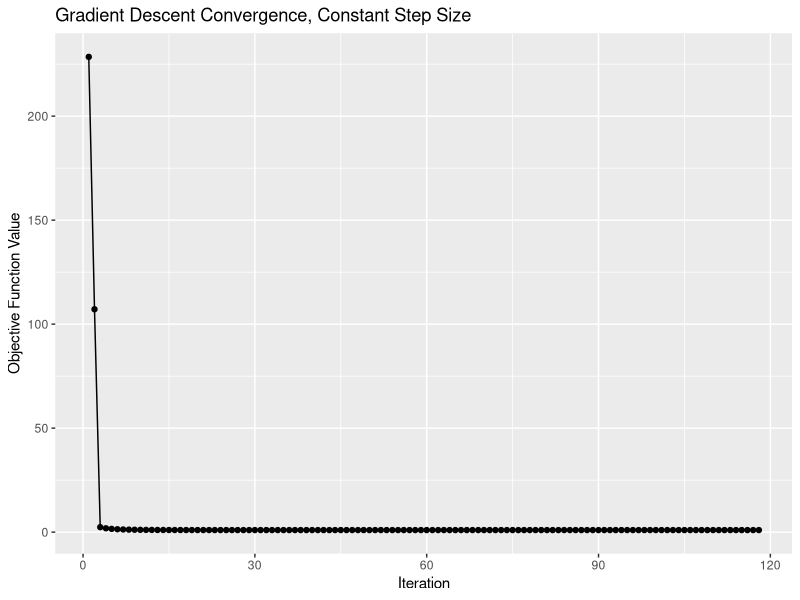
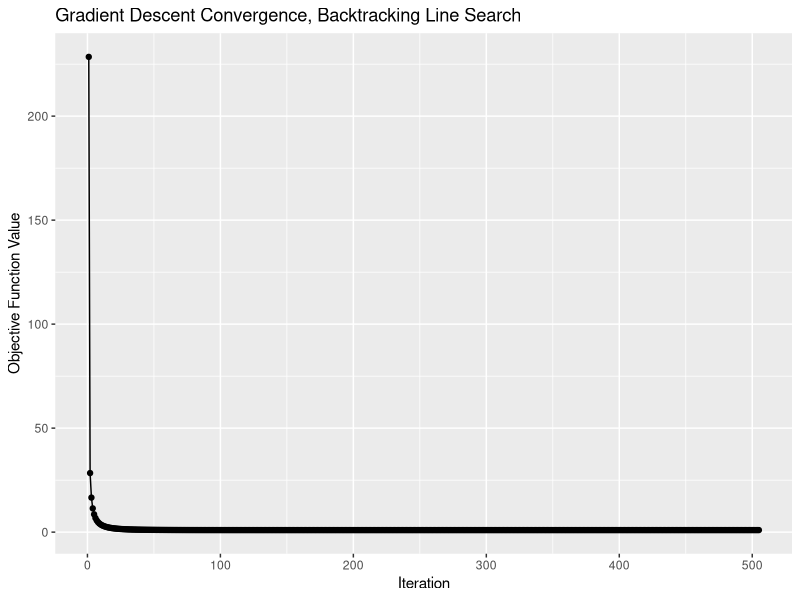
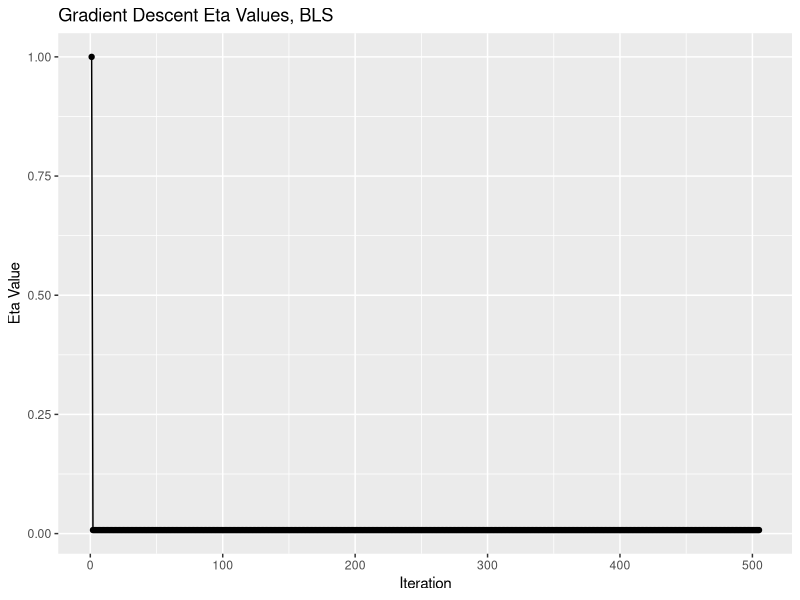

Write R code to recreate these figures, in order.
## ---- chunk 1
#| include: false
options(max.print = 50)
library(ggplot2)
## ---- chunk 2
# Gradient descent algorithm that uses backtracking to minimize an objective function

gradient_descent_constant_step <- function(tol = 1e-6, max_iter = 10000, step_size = 0.01) {
  # Step 1: Initialize and select a random stopping point
  # Initialize
  set.seed(777) # example seeding 
  last_iter <- 0 # the last iteration ran
  eta <- step_size # step size that is decided manually 
  max_iter <- max_iter # max iterations before terminating if mininum isn't found
  tolerance <- tol # tolerance for the stoppign criteria 
  obj_values <- numeric(max_iter) # Stores the value of f(x)
  eta_values <- numeric(max_iter)  # To store eta values used each iteration
  eta_values[1] <- step_size
  betas <- numeric(max_iter) # Stores the value of x guesses
  x0 <- runif(1, min=-10, max=10) # our first guess is somewhere between -10-10
  
  # Set the objective function to the function to be minimized 
  # Objective function: f(x)
  obj_function <- function(x) {
    return(x^4 + 2*(x^2) + 1) 
  }
  
  # Gradient function: d/dx of f(x)
  gradient <- function(x) {
    return(4*x^3 + 4*x)
  }
  
  # Append the first guess to the obj_values and betas vector
  betas[1] <- x0
  obj_values[1] <- obj_function(x0)
  
  # Step 2: While stopping criteria < tolerance, do:
  for (iter in 1:max_iter) { # the iteration goes n = 1, 2, 3, 4, but the arrays of our output starts at iter = 0 and guess x0
    # Select eta(step size), which is constant
    # There's nothing to do for this step
    
    # Calculate the next guess of x_k+1, calculate f(x_k+1), set eta(x_k+1)
    betas[iter + 1] <- betas[iter] - (eta * gradient(betas[iter]))
    obj_values[iter + 1] <- obj_function(betas[iter + 1])
    eta_values[iter + 1] <- eta
    
    # Calculate the value of the stopping criterion
    stop_criteria <- abs(gradient(betas[iter + 1]))
    
    # If stopping criteria less than tolerance, break
    if(is.na(stop_criteria) || stop_criteria <= tolerance) { 
      last_iter <- iter + 1
      break 
    }
    
    # if we never set last iter, then we hit the max number of iterations and need to set
    if(last_iter == 0) { last_iter <- max_iter }
    
    # end algorithm
  }
  
  return(list(betas = betas, obj_values = obj_values, eta_values = eta_values, last_iter = last_iter)) # in this case, beta(predictors) are the x values, obj_values are f(x), eta is the step size, last iter is the value in the vector of the final iteration before stopping
}
## ---- chunk 3
minimize_constant_step <- gradient_descent_constant_step(tol = 1e-6, max_iter = 10000, step_size = 0.03)
print(minimize_constant_step)

cat("The functions stopped after", minimize_constant_step$last_iter - 1, "iterations \n")
cat("The function's point of minimization is", "(", minimize_constant_step$betas[minimize_constant_step$last_iter], "," , minimize_constant_step$obj_values[minimize_constant_step$last_iter], ") \n")
## ---- chunk 4
gradient_descent_backtracking <- function(tol = 1e-6, max_iter = 10000, epsilon = 0.5, tau = 0.5, init_step_size = 1) {
  # Step 1: Initialize and select a random stopping point
  # Initialize
  set.seed(777) # example seeding 
  last_iter <- 0 # the last iteration ran
  max_iter <- max_iter # max iterations before terminating if minimum isn't found
  tolerance <- tol # tolerance for the stopping criteria 
  epsilon <- epsilon # Epsilon used in the step size criteria calculation
  tau <- tau # tau used in the step size criteria calculation
  obj_values <- numeric(max_iter) # Stores the value of f(x)
  eta_values <- numeric(max_iter)  # To store eta values used each iteration
  eta_values[1] <- init_step_size
  betas <- numeric(max_iter) # Stores the value of x guesses
  x0 <- runif(1, min=-10, max=10) # our first guess is somewhere between -10 to 10
  eta <- init_step_size # our initial step size
  
  # Set the objective function to the function to be minimized 
  # Objective function: f(x)
  obj_function <- function(x) {
    return(x^4 + 2*(x^2) + 1) 
  }
  
  # Gradient function: d/dx of f(x)
  gradient <- function(x) {
    return(4*x^3 + 4*x)
  }
  
  # Armijo condition function
  # returns TRUE or FALSE whether the condition is satisfied or not
  armijo_stepsize <- function(beta, eta, grad, f, epsilon, tau, max_iter) {
    subiter <- 1 # set a hard limit of iterations
    # calc armijo
    beta_new <- beta - (eta)*grad(beta)
    armijo <- f(beta_new) > (f(beta) - epsilon*eta*sum(grad(beta)^2))
    while (armijo && (iter <= max_iter)) {
      #update eta
      eta <- tau * eta
      
      #recalculate armijo
      beta_new <- beta - (eta)*grad(beta)
      armijo <- f(beta_new) > (f(beta) - epsilon*eta*sum(grad(beta)^2))
      
      subiter <- subiter + 1
    }
    return(eta)
  }
  
  # Append the first guess to the obj_values and betas vector
  betas[1] <- x0
  obj_values[1] <- obj_function(x0)
  
  # Step 2: While stopping criteria < tolerance, do:
  for (iter in 1:max_iter) { # the iteration goes n = 1, 2, 3, 4, but the arrays of our output starts at iter = 0 and guess x0
    beta <- betas[iter]
    
    # use BLS to calculate eta
    eta <- armijo_stepsize(beta = beta, eta = eta, grad = gradient, f = obj_function, epsilon = epsilon, tau = tau, max_iter = max_iter)
    eta_values[iter + 1] <- eta
    
    # Calculate the next guess of x_k+1
    beta_new <- beta - (eta * gradient(beta))
    betas[iter + 1] <- beta_new
    
    # calculate f(x_k+1), to keep track obj values
    obj_values[iter + 1] <- obj_function(beta_new)
    
    # Calculate the value of the stopping criterion
    stop_criteria <- abs(gradient(beta_new))
    
    # If stopping criteria less than tolerance, break
    if(is.na(stop_criteria) || stop_criteria <= tolerance) { 
      last_iter <- iter + 1
      break 
    }
    
    # if we never set last iter, then we hit the max number of iterations and need to set
    if(last_iter == 0) { last_iter <- max_iter }
    
    # end algorithm
  }
  
  return(list(betas = betas, obj_values = obj_values, eta_values = eta_values, last_iter = last_iter)) # in this case, beta(predictors) are the x values, obj_values are f(x), eta is the step size, last iter is the value in the vector of the final iteration before stopping
}
## ---- chunk 5
minimize_backtrack <- gradient_descent_backtracking(tol = 1e-6, max_iter = 10000, epsilon = 0.5, tau = 0.8, init_step_size = 1)
print(minimize_backtrack)

cat("The functions stopped after", minimize_backtrack$last_iter - 1, "iterations \n")
cat("The function's point of minimization is", "(", minimize_backtrack$betas[minimize_backtrack$last_iter], "," , minimize_backtrack$obj_values[minimize_backtrack$last_iter], ") \n")
## ---- chunk 6
# constant step size
iterations <- 1:minimize_constant_step$last_iter
obj_values <- (minimize_constant_step$obj_values)[iterations]
f_k_constant <- cbind(obj_values, iterations)

iterations <- 1:minimize_backtrack$last_iter
obj_values <- (minimize_backtrack$obj_values)[iterations]
f_k_backtrack <- cbind(obj_values, iterations)

ggplot(f_k_constant, aes(x=iterations, y=obj_values)) + 
  geom_point() + 
  geom_line() + 
  ggtitle("Gradient Descent Convergence, Constant Step Size") + 
  xlab("Iteration") + ylab("Objective Function Value")
ggplot(f_k_backtrack, aes(x=iterations, y=obj_values)) + 
  geom_point() + 
  geom_line() + 
  ggtitle("Gradient Descent Convergence, Backtracking Line Search") + 
  xlab("Iteration") + ylab("Objective Function Value")
## ---- chunk 7
iterations <- 1:minimize_backtrack$last_iter
eta_values <- minimize_backtrack$eta_values[iterations]
eta_backtrack <- cbind(eta_values, iterations)

ggplot(eta_backtrack, aes(x=iterations, y=eta_values)) + 
  geom_point() + 
  geom_line() + 
  ggtitle("Gradient Descent Eta Values, BLS") + 
  xlab("Iteration") + ylab("Eta Value")
## ---- chunk 8

## ---- chunk 9
